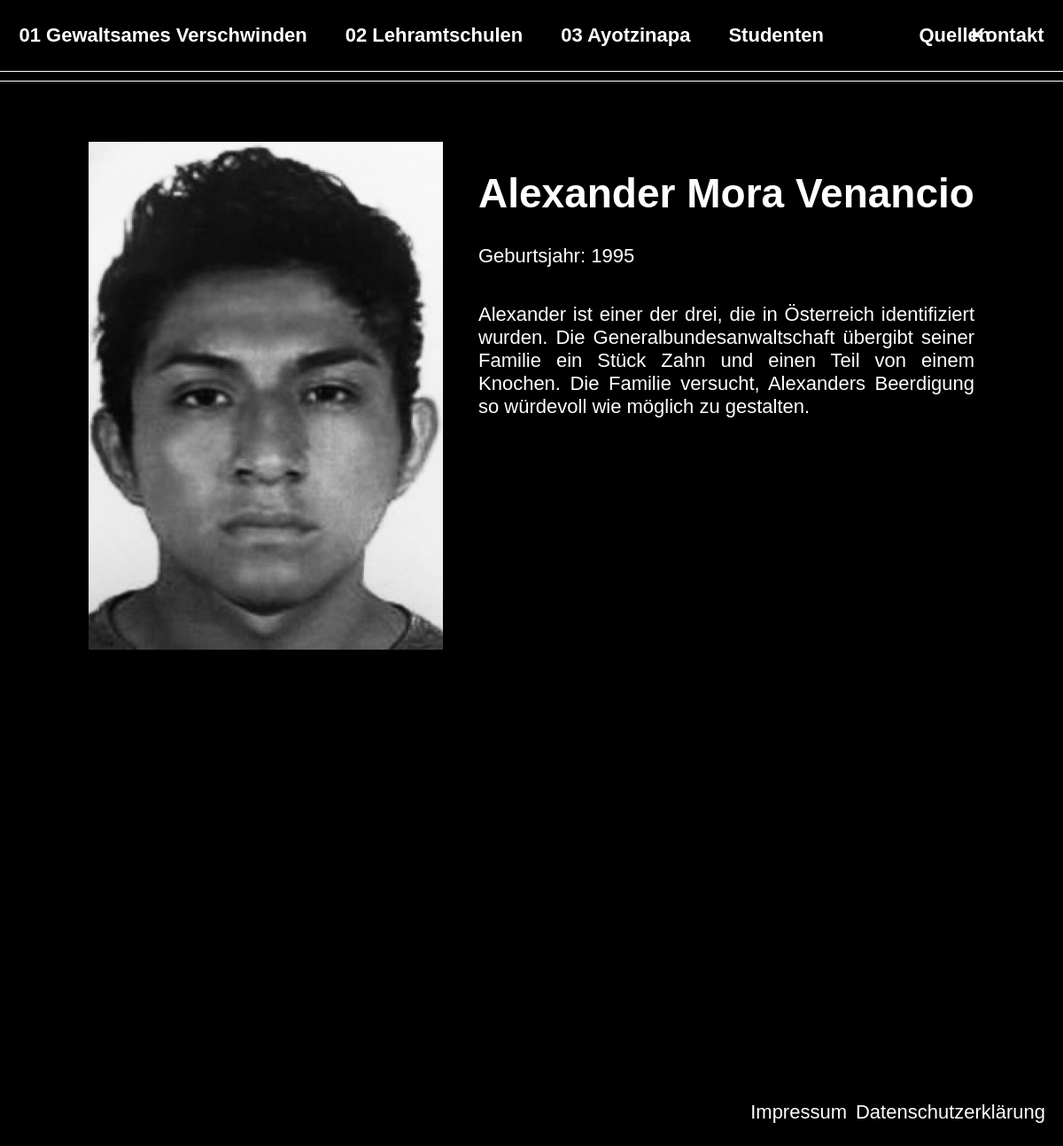
The app's page /student/9 with its own data.
### main/models.py (models this page shows, shortened)
class Victim(models.Model):
    prename = models.CharField(max_length=50, default="")
    name = models.CharField(max_length=50)
    identified = models.BooleanField(default=False)
    image = models.ImageField(upload_to = 'uploads/', blank=True, null= True)
    text = models.TextField(default="")
    birth_year = models.IntegerField(default=2000)
    class Meta:
        verbose_name = 'Opfer'
        verbose_name_plural = 'Opfer'

### main/views.py (the view)
# urls.py: path('student/<int:id>', student, name='student'),
def student (request, id):
    student= get_object_or_404(Victim, pk=id)
    return render (request, 'student.html', {'student': student})

### main/templatetags/markdown_extras.py (called while the page is built)
@register.filter()
@stringfilter
def convert_markdown(value):
    return markdown.markdown(value)

### main/templates/student.html (shortened to what this page needs)
{% extends 'page.html' %}
{% load markdown_extras %}
{% block stylesheets %}
<link rel="stylesheet" href="../static/style/students.css">
{% endblock %}
{% block content %}
<div class="max-width student-view">
    {% if student.image %}
    <img class="student-img" src="{{ student.image.url }}" alt="Porträt des Studenten">
    {% endif %}
    <div class="student-info">
        <h1>{{ student.prename }} {{ student.name }}</h1>
        <div>
            Geburtsjahr: {% if student.birth_year > 100 %} {{ student.birth_year }} {% else %} nicht verfügbar {% endif %}
        </div>
        <div class="page-text mt-40">{{ student.text | convert_markdown | safe }}</div>
    </div>
</div>
{% endblock %}

### main/static/style/generalStyle.css (style rules this page uses)
:root { --background-color-header: rgb(0, 0, 0); --background-color-body: black; --header-height: 80px; --text-color: white; --max-content-width: 1000px; --font-size: 22px; --font-size-time-table: 18px; --opacity: 0.6; }
body { margin: 0; font-family: Helvetica, Arial, sans-serif; min-height: calc(100vh - var(--header-height)); background-color: var(--background-color-body); color: var(--text-color); display: flex; flex-direction: column; align-items: center; font-size: var(--font-size); }
p { margin-block-start: 21px; margin-block-end: 0; }
h1 { font-size: 46px !important; }
.max-width { max-width: var(--max-content-width); }
.page-text { grid-row-start: 2; grid-column-start: 2; hyphens: auto; text-align: justify; }

### main/static/style/students.css (style rules this page uses)
.student-img { width: 40%; }
.student-view { display: flex; gap: 40px; }
.mt-40 { margin-top: 40px; }

### records on screen
Victim: image (picture), prename "Alexander", name "Mora Venancio", birth_year "1995", text|convert_markdown "Alexander ist einer der drei, die in Österreich identifiziert wurden. Die Generalbundesanwaltschaft übergibt seiner Familie ein Stück Zahn und einen Teil von einem Knochen. Die Familie versucht, Alexanders Beerdigung so würdevoll wie möglich zu gestalten."
